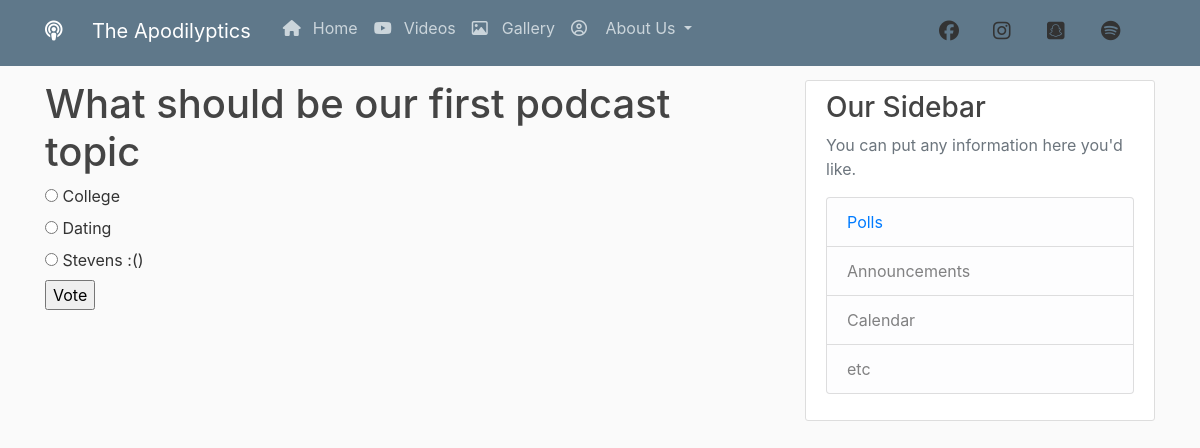
The page /polls/1/ on the database its author committed.
### polls/models.py (models this page shows, shortened)
class Question(models.Model):
    question_text = models.CharField(max_length=200)
    pub_date = models.DateTimeField('date published')

class Choice(models.Model):
    question = models.ForeignKey(Question, on_delete=models.CASCADE)
    choice_text = models.CharField(max_length=200)
    votes = models.IntegerField(default=0)

### polls/views.py (the view)
# urls.py: path('polls/<int:pk>/', views.DetailView.as_view(), name='polls-detail'),
class DetailView(generic.DetailView):
    model = Question
    template_name = 'polls/detail.html'

### polls/templates/polls/detail.html (shortened to what this page needs)
{% extends "podcast/base.html"%}
{% block content%}
<h1>{{ question.question_text }}</h1>
<form action = "{%url 'polls-vote' question.id %}" method = "post">
{% for choice in question.choice_set.all%}
	<input type = "radio" name = "choice" id ="choice{{
forloop.counter}}" value = "{{choice.id}}">
	<label for ="choice {{forloop.counter}}"> {{choice.choice_text}}</label><br>
{% endfor %}
<input type = "submit" value = "Vote">
</form>
{% endblock %}

### podcast/static/podcast/main.css (style rules this page uses)
body { background: #fafafa; color: #333333; margin-top: 5rem; }
h1, h2, h3, h4, h5, h6 { color: #444444; }

### rows shown on the page
Question: question_text "What should be our first podcast topic"
Choice: choice_text "College"
Choice: choice_text "Dating"
Choice: choice_text "Stevens :()"
